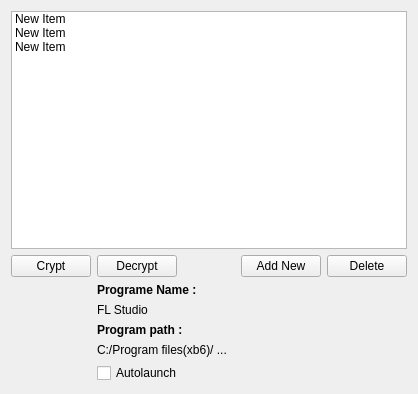
<?xml version="1.0" encoding="UTF-8"?>
<ui version="4.0">
 <class>Widget</class>
 <widget class="QWidget" name="WidgetProgramsList">
  <property name="geometry">
   <rect>
    <x>0</x>
    <y>0</y>
    <width>418</width>
    <height>394</height>
   </rect>
  </property>
  <property name="windowTitle">
   <string>Programs List</string>
  </property>
  <layout class="QVBoxLayout" name="verticalLayout_2">
   <item>
    <widget class="QListWidget" name="listWidget">
     <item>
      <property name="text">
       <string>New Item</string>
      </property>
     </item>
     <item>
      <property name="text">
       <string>New Item</string>
      </property>
     </item>
     <item>
      <property name="text">
       <string>New Item</string>
      </property>
     </item>
    </widget>
   </item>
   <item>
    <layout class="QHBoxLayout" name="horizontalLayout_2">
     <item>
      <widget class="QPushButton" name="pushButton_4">
       <property name="text">
        <string>Crypt</string>
       </property>
      </widget>
     </item>
     <item>
      <widget class="QPushButton" name="pushButton_3">
       <property name="text">
        <string>Decrypt</string>
       </property>
      </widget>
     </item>
     <item>
      <spacer name="horizontalSpacer">
       <property name="orientation">
        <enum>Qt::Horizontal</enum>
       </property>
       <property name="sizeHint" stdset="0">
        <size>
         <width>40</width>
         <height>20</height>
        </size>
       </property>
      </spacer>
     </item>
     <item>
      <widget class="QPushButton" name="pushButton_2">
       <property name="text">
        <string>Add New</string>
       </property>
      </widget>
     </item>
     <item>
      <widget class="QPushButton" name="pushButton">
       <property name="text">
        <string>Delete</string>
       </property>
      </widget>
     </item>
    </layout>
   </item>
   <item>
    <layout class="QHBoxLayout" name="horizontalLayout">
     <item>
      <widget class="QLabel" name="label">
       <property name="minimumSize">
        <size>
         <width>80</width>
         <height>80</height>
        </size>
       </property>
       <property name="maximumSize">
        <size>
         <width>80</width>
         <height>80</height>
        </size>
       </property>
       <property name="cursor">
        <cursorShape>PointingHandCursor</cursorShape>
       </property>
       <property name="text">
        <string/>
       </property>
       <property name="pixmap">
        <pixmap resource="res.qrc">:/img/fl.png</pixmap>
       </property>
       <property name="scaledContents">
        <bool>true</bool>
       </property>
      </widget>
     </item>
     <item>
      <layout class="QVBoxLayout" name="verticalLayout">
       <item>
        <widget class="QLabel" name="label_2">
         <property name="text">
          <string>&lt;html&gt;&lt;head/&gt;&lt;body&gt;&lt;p&gt;&lt;span style=&quot; font-weight:600;&quot;&gt;Programe Name :&lt;/span&gt;&lt;/p&gt;&lt;/body&gt;&lt;/html&gt;</string>
         </property>
        </widget>
       </item>
       <item>
        <widget class="QLabel" name="label_4">
         <property name="text">
          <string>FL Studio</string>
         </property>
        </widget>
       </item>
       <item>
        <widget class="QLabel" name="label_5">
         <property name="text">
          <string>&lt;html&gt;&lt;head/&gt;&lt;body&gt;&lt;p&gt;&lt;span style=&quot; font-weight:600;&quot;&gt;Program path :&lt;/span&gt;&lt;/p&gt;&lt;/body&gt;&lt;/html&gt;</string>
         </property>
        </widget>
       </item>
       <item>
        <widget class="QLabel" name="label_3">
         <property name="text">
          <string>C:/Program files(xb6)/ ...</string>
         </property>
        </widget>
       </item>
       <item>
        <widget class="QCheckBox" name="checkBox">
         <property name="text">
          <string>Autolaunch</string>
         </property>
        </widget>
       </item>
      </layout>
     </item>
    </layout>
   </item>
  </layout>
 </widget>
 <layoutdefault spacing="6" margin="11"/>
 <resources>
  <include location="res.qrc"/>
 </resources>
 <connections/>
</ui>
